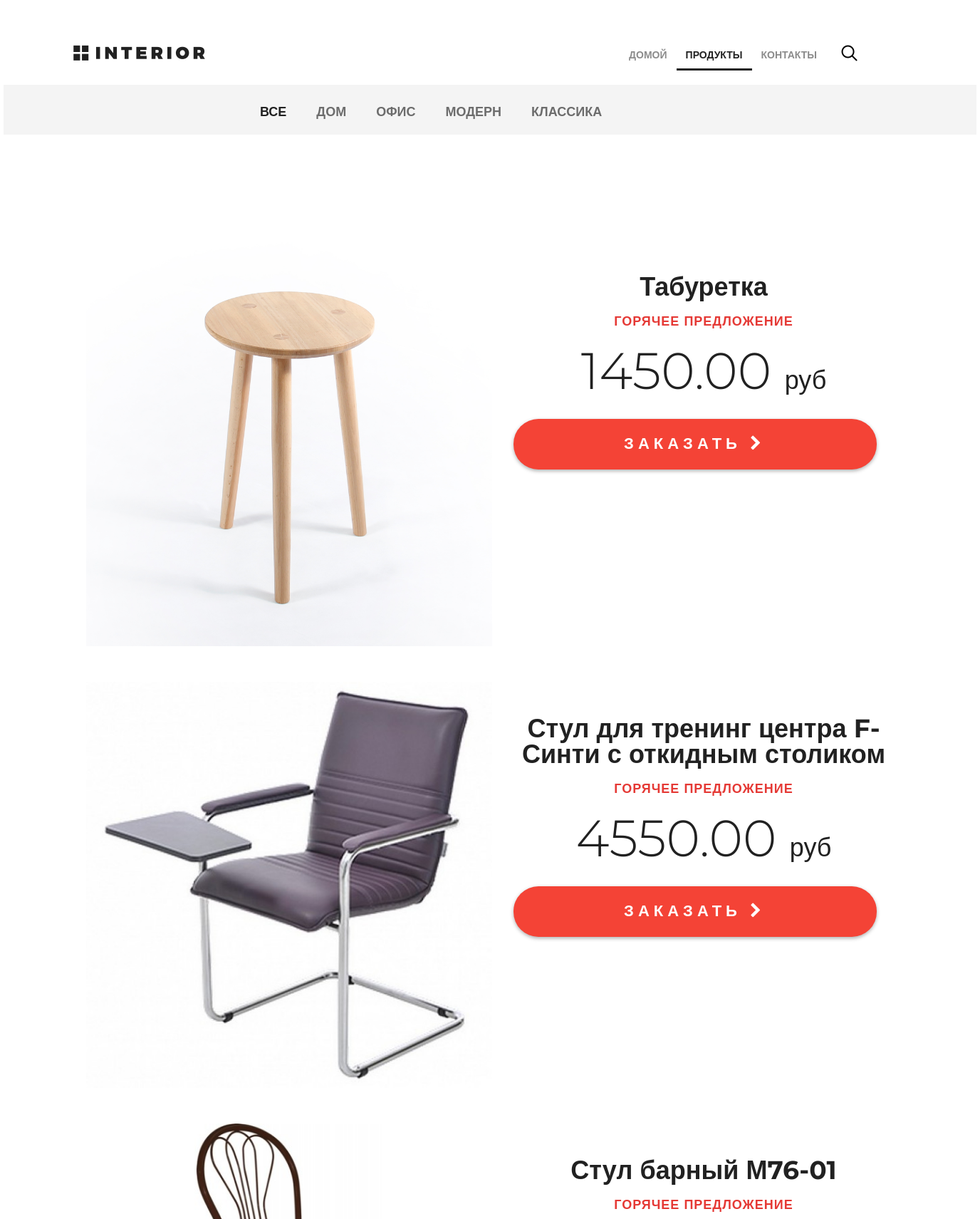
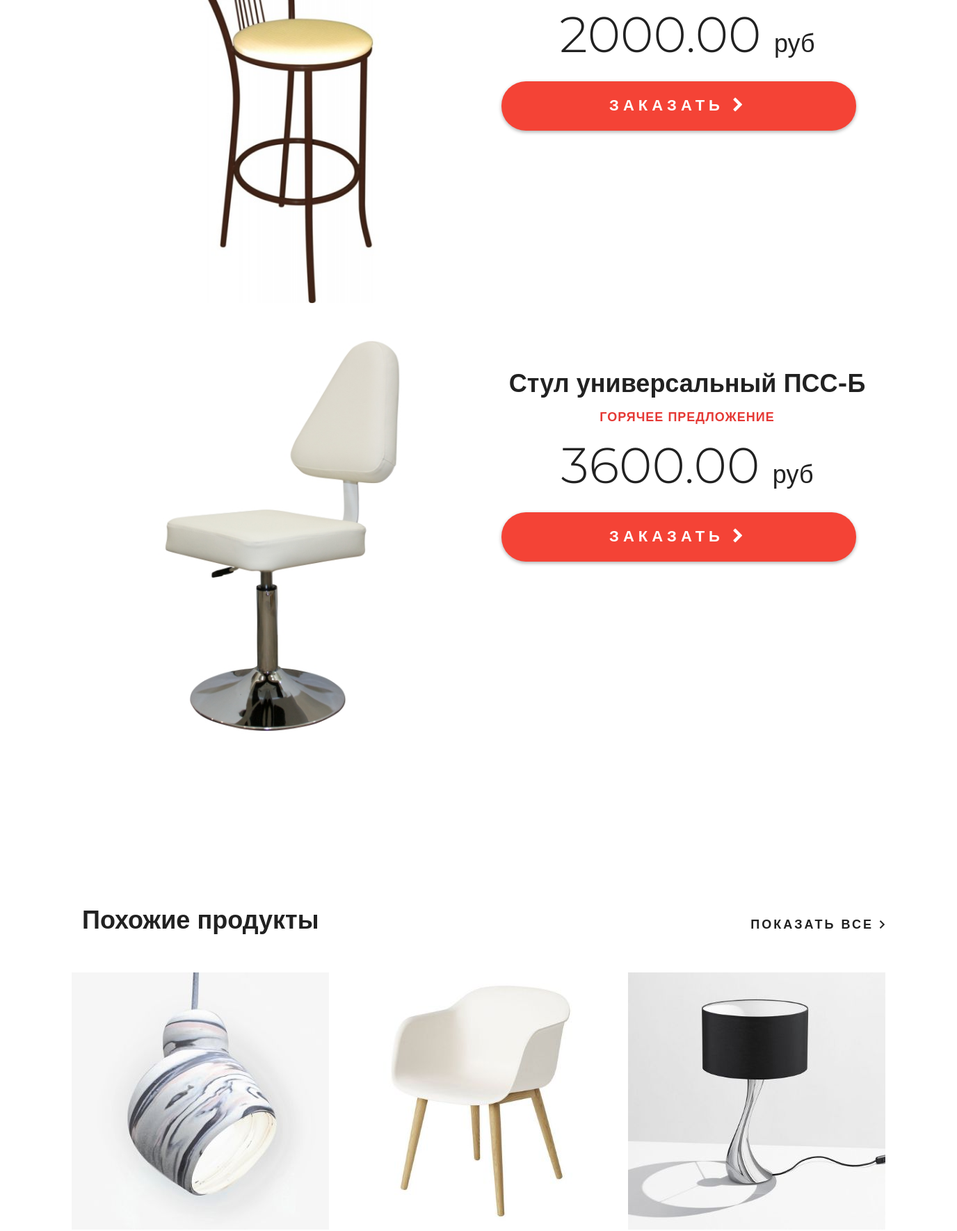
Screenshot of /products/ (upper part) with the database file from the repository (2 pictures, top to bottom).
### mainapp/models.py (models this page shows, shortened)
class ProductCategory(models.Model):
    name = models.CharField(verbose_name='имя категории', max_length=64, unique=True)
    en_name = models.CharField(verbose_name='имя категории на английском', max_length=64, unique=True)
    description = models.TextField(verbose_name='описание', blank=True)

class Product(models.Model):
    category = models.ForeignKey(ProductCategory, on_delete=models.CASCADE)
    name = models.CharField(verbose_name='имя продукта', max_length=128)
    image = models.ImageField(upload_to='products_images', blank=True)
    short_desc = models.CharField(verbose_name='краткое описание продукта', max_length=60, blank=True)
    description = models.TextField(verbose_name='описание продукта', blank=True)
    price = models.DecimalField(verbose_name='цена продукта', max_digits=8, decimal_places=2, default=0)
    quantity = models.PositiveIntegerField(verbose_name='количество на складе', default=0)

### mainapp/views.py (the view)
# urls.py: path('products/', mainapp.products, name='product'),
def products(request):
    categories = ProductCategory.objects.all()
    title = 'продукты'
    products = Product.objects.all()
    content = {
        'title': title,
        'links_menu': links_menu,
        'categories': categories,
        'products': products,
    }
    return render(request, 'mainapp/products.html', context=content)

### mainapp/templates/mainapp/products.html (shortened to what this page needs)
{% extends 'mainapp/base.html' %}
{% load static %}
{% block menu %}
<div class="hero-white">
	<div class="header clearfix">
		{% include 'mainapp/includes/inc_nav_menu.html' %}
	</div>
</div>
{% endblock %}
{% block content %}
<div class="details">
	{% include 'mainapp/includes/inc_products_menu.html' %}
	{% include 'mainapp/includes/inc_product_list.html' %}
	<div class="related">
		<div class="title clearfix">
			<h2>Похожие продукты</h2>
			<a class="explore" href="#">показать все <img src="{% static 'img/arrow.png' %}" alt=""></a>
		</div>
		<div class="related-products clearfix">
			<div class="block">
				<a href="#"><img src="{% static 'img/product-11.jpg' %}" alt="">
				</a>
			</div>
			<div class="block">
				<a href="#"><img src="{% static 'img/product-21.jpg' %}" alt="">
				</a>
			</div>
			<div class="block">
				<a href="#"><img src="{% static 'img/product-31.jpg' %}" alt="">
				</a>
			</div>
		</div>
	</div>
</div>
{% endblock %}

### mainapp/templates/mainapp/base.html (shortened to what this page needs)
<!DOCTYPE html>
{% load static %}
<html>
<head>
	{% block css %}
		<link rel="stylesheet" href="{% static 'style.css' %}">
		<link rel="stylesheet" href="{% static 'fonts/font-awesome/css/font-awesome.css' %}">
	{% endblock %}
</head>
<body>
	<div class="container">
		{% block menu %}
		{% endblock %}
		{% block content %}
		{% endblock %}
	</div>
</body>
</html>

### mainapp/templates/mainapp/includes/inc_nav_menu.html
{% block menu %}
    <a href="{% url 'index' %}" class="logo"></a>
    <ul class="menu">
        {% for link in links_menu %}
            <li>
                <a href="{% url link.href %}"
                   class="{% if request.resolver_match.url_name == link.href %}
                   active{% endif %}">
                {{ link.name }}
                </a>
            </li>
        {% endfor %}
    </ul>
    <a href="#" class="search"></a>
    <a href="#" class="basket"></a>
{% endblock menu %}

### mainapp/templates/mainapp/includes/inc_products_menu.html
{% load static %}
{% block products_menu %}
<div class="links clearfix">
    <ul class="links-menu">
        <li>
            <a href="{% url 'product' %}" class="active">
                все
            </a>
        </li>
        {% for category in categories %}
            <li>
                <a href="{% url 'products_category' category.en_name %}">
                    {{ category.name }}
                </a>
            </li>
        {% endfor %}
    </ul>
</div>
{% endblock %}

### mainapp/templates/mainapp/includes/inc_product_list.html (shortened to what this page needs)
{% block show_products %}
    <div class="details-products">
        {% for product in products %}
        <div class="card-product">
            <div class="details-slider">
                <div class="slider-product">
                    <img class="product-image" src="/media/{{ product.image }}" alt="{{ product.short_desc }}">
                </div>
            </div>
            <div class="description">
                <h3 class="big-bold">{{ product.name|capfirst }}</h3>
                <h3 class="red">горячее предложение</h3>
                <p class="price"> {{ product.price }} <span>руб</span></p>
                <a href="#" class="red-button">
                    заказать <i class="fa fa-chevron-right" aria-hidden="true"></i>
                </a>
            </div>
        </div>
        {% endfor %}
    </div>
{% endblock show_products %}

### static/style.css (style rules this page uses)
* { margin: 0; padding: 0; }
body { font-family: 'Montserrat', sans-serif; }
html, body { height: 100%; }
.container { width: 1366px; margin: 0 auto; min-height: 100%; }
.logo { background-image: url(/static/img/logo.png); margin-top: 63px; width: 185px; height: 22px; float: left; }
.menu { list-style-type: none; margin-top: 67px; float: right; }
.menu li { float: left; }
.menu a { color: #8c8c8c; font-size: 14px; font-weight: 700; text-align: right; text-transform: uppercase; text-decoration: none; padding: 10px 13px; }
.menu .active { color: #212121; font-weight: 700; border-bottom: 3px solid #212121; }
.search { display: block; width: 23px; height: 23px; background-image: url(/static/img/search.png); position: absolute; top: 63px; left: 1176px; }
.basket { display: block; width: 23px; height: 23px; background-image: url(/static/img/basket.svg); position: absolute; top: 63px; left: 1210px; }
.clearfix:after { content: ""; display: block; clear: both; }
.explore { text-transform: uppercase; color: #212121; font-size: 18px; font-weight: 700; line-height: 24px; text-align: center; float: right; margin-top: 138px; letter-spacing: 3px; text-decoration: none; }
.big-bold { color: #212121; font-size: 36px; font-weight: 700; text-align: left; margin-bottom: 24px; line-height: 36px; }
.title { height: 152px; margin-right: 15px; }
.title h2 { float: left; margin-top: 118px; color: #212121; font-size: 36px; font-weight: 700; text-align: left; margin-left: 15px; }
.red { text-transform: uppercase; color: #e53935; font-size: 18px; font-weight: 700; text-align: left; letter-spacing: 1px; line-height: 17px; margin-bottom: 22px; }
.hero-white { background-color: #fff; height: 119px; padding-left: 98px; padding-right: 211px; position: relative; }
.links { height: 70px; background-color: #f4f4f4; position: relative; padding-left: 360px; }
.links-menu { margin: 27px auto 0px; position: absolute; }
.links-menu li { float: left; list-style-type: none; padding-right: 42px; }
.links-menu li a { text-decoration: none; color: #6c6c6c; font-size: 18px; font-weight: 700; text-transform: uppercase; }
.links-menu .active { color: #212121; font-size: 18px; font-weight: 700; }
.details-products { padding-left: 98px; padding-right: 98px; margin-top: 98px; display: flex; flex-direction: column; }
.card-product { display: flex; justify-content: center; margin-top: 50px; }
.details-slider { width: 570px; margin-right: 30px; }
.slider-product { width: 570px; height: 570px; }
.product-image { object-fit: cover; height: 100%; width: 100%; }
.description { width: 535px; }
.description .big-bold { color: #212121; font-size: 36px; font-weight: 700; text-align: center; margin-top: 47px; margin-bottom: 0px; }
.description .red { text-transform: uppercase; color: #e53935; font-size: 18px; font-weight: 700; text-align: center; letter-spacing: 1px; line-height: 17px; margin-top: 23px; margin-bottom: 36px; }
.description .price { color: #212121; font-size: 72px; font-weight: 300; line-height: 48px; text-align: center; }
.description .price span { color: #212121; font-size: 36px; font-weight: 300; line-height: 48px; text-align: center; }
.red-button { display: block; height: 71px; width: 510px; border-radius: 35px; background-color: #f44336; text-align: center; text-transform: uppercase; text-decoration: none; color: #ffffff; font-size: 22px; font-weight: 700; line-height: 24px; box-shadow: 0px 2px 4.85px 0.15px rgba(33, 33, 33, 0.35); line-height: 70px; letter-spacing: 6px; margin-top: 31px; }
.related { padding: 0px 98px; }
.related .title { height: 343px; margin-right: 0; }
.related .title h2 { margin-top: 245px; }
.related .title .explore { margin-top: 262px; }
.related-products { margin-bottom: 120px; }
.related-products .block a img { float: left; }
.related-products .block { float: left; margin-right: 30px; display: block; height: 370px; width: 370px; position: relative; }
.related-products .block:nth-child(3n) { margin-right: 0px; }

### rows the page displays
ProductCategory: name "ДОМ"
ProductCategory: name "ОФИС"
ProductCategory: name "МОДЕРН"
ProductCategory: name "КЛАССИКА"
Product: image (picture), name "Табуретка", price "1450.00"
Product: image (picture), name "Стул для тренинг центра F-Синти с откидным столиком", price "4550.00"
Product: image (picture), name "Стул барный М76-01", price "2000.00"
Product: image (picture), name "Стул универсальный ПСС-Б", price "3600.00"

### other values shown
{{ link.name }} "ДОМОЙ" "ПРОДУКТЫ" "КОНТАКТЫ"
